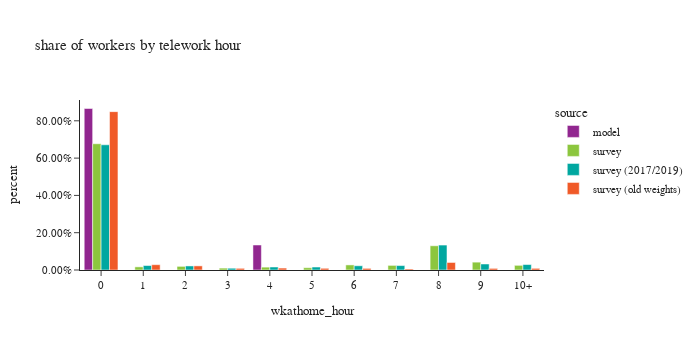

Notebook cell for this chart:
### Markdown cell above
### worker counts by telework hours

### Code cell
# population in each telework hour
df_hour_count = workers.groupby(['source','wkathome_int', 'wkathome_hour'])['pdexpfac'].sum().reset_index()
df_hour_count['percent'] = df_hour_count.groupby(['source'], group_keys=False)['pdexpfac']. \
    apply(lambda x:  x / float(x.sum()))

fig = px.bar(df_hour_count.sort_values(by=['source','wkathome_int']), x="wkathome_hour", y="percent", color="source",
             barmode="group",
             title= "share of workers by telework hour")
fig.update_layout(height=350, width=700, font=dict(size=11),
                  xaxis = dict(dtick = 1),
                  yaxis_tickformat = '.2%')
fig.update_xaxes(categoryorder='array', categoryarray= ['0','1', '2', '3', '4', '5', '6', '7', '8', '9', '10+'])
fig.show()

### Figure 1 — Plotly figure (JSON) as saved in the notebook; plotly's stock layout.template omitted (floating-point values rounded to 4 significant figures)
{"data": [{"alignmentgroup": "True", "hovertemplate": "source=model<br>wkathome_hour=%{x}<br>percent=%{y}<extra></extra>", "legendgroup": "model", "marker": {"color": "#91268F", "pattern": {"shape": ""}}, "name": "model", "offsetgroup": "model", "orientation": "v", "showlegend": true, "textposition": "auto", "type": "bar", "x": ["0", "4", "10+"], "xaxis": "x", "y": [0.866, 0.134, 0.0], "yaxis": "y"}, {"alignmentgroup": "True", "hovertemplate": "source=survey<br>wkathome_hour=%{x}<br>percent=%{y}<extra></extra>", "legendgroup": "survey", "marker": {"color": "#8CC63E", "pattern": {"shape": ""}}, "name": "survey", "offsetgroup": "survey", "orientation": "v", "showlegend": true, "textposition": "auto", "type": "bar", "x": ["0", "1", "2", "3", "4", "5", "6", "7", "8", "9", "10+"], "xaxis": "x", "y": [0.677, 0.01682, 0.01951, 0.01015, 0.01533, 0.0123, 0.02723, 0.02472, 0.1299, 0.04209, 0.02497], "yaxis": "y"}, {"alignmentgroup": "True", "hovertemplate": "source=survey (2017/2019)<br>wkathome_hour=%{x}<br>percent=%{y}<extra></extra>", "legendgroup": "survey (2017/2019)", "marker": {"color": "#00A7A0", "pattern": {"shape": ""}}, "name": "survey (2017/2019)", "offsetgroup": "survey (2017/2019)", "orientation": "v", "showlegend": true, "textposition": "auto", "type": "bar", "x": ["0", "1", "2", "3", "4", "5", "6", "7", "8", "9", "10+"], "xaxis": "x", "y": [0.6714, 0.02392, 0.02169, 0.009497, 0.01604, 0.01594, 0.02268, 0.02368, 0.1337, 0.03223, 0.02923], "yaxis": "y"}, {"alignmentgroup": "True", "hovertemplate": "source=survey (old weights)<br>wkathome_hour=%{x}<br>percent=%{y}<extra></extra>", "legendgroup": "survey (old weights)", "marker": {"color": "#F05A28", "pattern": {"shape": ""}}, "name": "survey (old weights)", "offsetgroup": "survey (old weights)", "orientation": "v", "showlegend": true, "textposition": "auto", "type": "bar", "x": ["0", "1", "2", "3", "4", "5", "6", "7", "8", "9", "10+"], "xaxis": "x", "y": [0.8492, 0.02846, 0.02208, 0.008885, 0.01034, 0.009073, 0.008717, 0.005438, 0.04038, 0.008592, 0.008847], "yaxis": "y"}], "layout": {"barmode": "group", "font": {"size": 11}, "height": 350, "legend": {"title": {"text": "source"}, "tracegroupgap": 0}, "title": {"text": "share of workers by telework hour"}, "width": 700, "xaxis": {"anchor": "y", "categoryarray": ["0", "1", "2", "3", "4", "5", "6", "7", "8", "9", "10+"], "categoryorder": "array", "domain": [0.0, 1.0], "dtick": 1, "title": {"text": "wkathome_hour"}}, "yaxis": {"anchor": "x", "domain": [0.0, 1.0], "tickformat": ".2%", "title": {"text": "percent"}}}}
